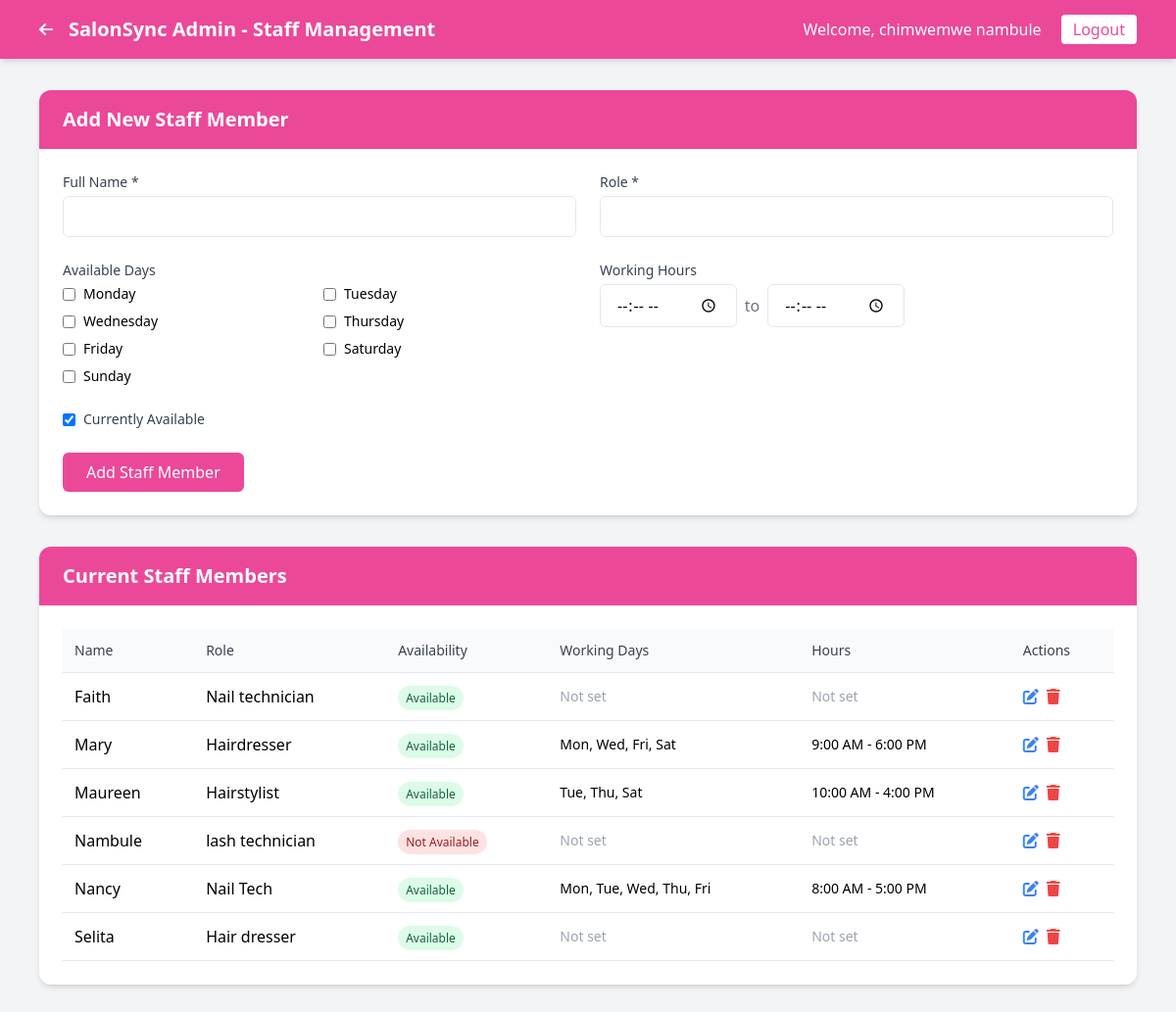
The page /admin/manage_staff.php (signed in) on the database its author committed.
### tables this page shows
CREATE TABLE `staff` (
  `id` int NOT NULL AUTO_INCREMENT,
  `name` varchar(100) NOT NULL,
  `role` varchar(100) NOT NULL,
  `available` tinyint(1) DEFAULT '1',
  `available_days` varchar(300) DEFAULT NULL,
  `start_time` time DEFAULT NULL,
  `end_time` time DEFAULT NULL,
  PRIMARY KEY (`id`)
);

### admin/manage_staff.php (the view, shortened to what this page needs)
<?php
require_once "../db.php";
$staff_result = $conn->query("SELECT * FROM staff ORDER BY name");
$days_of_week = ['Monday', 'Tuesday', 'Wednesday', 'Thursday', 'Friday', 'Saturday', 'Sunday'];
?>
<!DOCTYPE html>
<html lang="en">
<head>
  <script src="https://cdn.tailwindcss.com"></script>
  <link rel="stylesheet" href="https://cdnjs.cloudflare.com/ajax/libs/font-awesome/6.4.0/css/all.min.css">
</head>
<body class="bg-gray-100 min-h-screen">
  <header class="bg-pink-500 text-white py-4 shadow-md">
    <div class="max-w-6xl mx-auto px-4 flex justify-between items-center">
      <div class="flex items-center">
        <a href="dashboard.php" class="mr-4 text-white">
          <i class="fas fa-arrow-left"></i>
        </a>
        <h1 class="text-xl font-bold">SalonSync Admin - Staff Management</h1>
      </div>
      <div>
        <span class="mr-4">Welcome, <?= htmlspecialchars($_SESSION["admin_name"]) ?></span>
        <a href="logout.php" class="bg-white text-pink-500 px-3 py-1 rounded hover:bg-pink-100 transition">Logout</a>
      </div>
    </div>
  </header>
  <main class="max-w-6xl mx-auto px-4 py-8">
    <div class="bg-white rounded-xl shadow-md overflow-hidden mb-8">
      <div class="bg-pink-500 text-white px-6 py-4">
        <h2 class="text-xl font-semibold">Add New Staff Member</h2>
      </div>
      <div class="p-6">
        <form method="POST" class="grid grid-cols-1 md:grid-cols-2 gap-6">
          <div>
            <label class="block text-sm font-medium text-gray-700 mb-1">Full Name *</label>
            <input type="text" name="name" required class="w-full px-4 py-2 border rounded-md focus:ring-pink-500 focus:border-pink-500">
          </div>
          <div>
            <label class="block text-sm font-medium text-gray-700 mb-1">Role *</label>
            <input type="text" name="role" required class="w-full px-4 py-2 border rounded-md focus:ring-pink-500 focus:border-pink-500">
          </div>
          <div>
            <label class="block text-sm font-medium text-gray-700 mb-1">Available Days</label>
            <div class="grid grid-cols-2 gap-2">
              <?php foreach ($days_of_week as $day): ?>
                <label class="flex items-center">
                  <input type="checkbox" name="available_days[]" value="<?= $day ?>" class="mr-2">
                  <span class="text-sm"><?= $day ?></span>
                </label>
              <?php endforeach; ?>
            </div>
          </div>
          <div>
            <label class="block text-sm font-medium text-gray-700 mb-1">Working Hours</label>
            <div class="flex items-center space-x-2">
              <input type="time" name="start_time" class="px-4 py-2 border rounded-md focus:ring-pink-500 focus:border-pink-500">
              <span class="text-gray-500">to</span>
              <input type="time" name="end_time" class="px-4 py-2 border rounded-md focus:ring-pink-500 focus:border-pink-500">
            </div>
          </div>
          <div class="flex items-center">
            <label class="flex items-center">
              <input type="checkbox" name="available" checked class="mr-2">
              <span class="text-sm font-medium text-gray-700">Currently Available</span>
            </label>
          </div>
          <div class="md:col-span-2">
            <button type="submit" name="add_staff" class="bg-pink-500 text-white px-6 py-2 rounded-md hover:bg-pink-600 transition">
              Add Staff Member
            </button>
          </div>
        </form>
      </div>
    </div>
    <div class="bg-white rounded-xl shadow-md overflow-hidden">
      <div class="bg-pink-500 text-white px-6 py-4">
        <h2 class="text-xl font-semibold">Current Staff Members</h2>
      </div>
      <div class="p-6">
        <?php if ($staff_result->num_rows > 0): ?>
          <div class="overflow-x-auto">
            <table class="w-full border-collapse">
              <thead>
                <tr class="bg-gray-50">
                  <th class="border-b p-3 text-left text-sm font-medium text-gray-700">Name</th>
                  <th class="border-b p-3 text-left text-sm font-medium text-gray-700">Role</th>
                  <th class="border-b p-3 text-left text-sm font-medium text-gray-700">Availability</th>
                  <th class="border-b p-3 text-left text-sm font-medium text-gray-700">Working Days</th>
                  <th class="border-b p-3 text-left text-sm font-medium text-gray-700">Hours</th>
                  <th class="border-b p-3 text-left text-sm font-medium text-gray-700">Actions</th>
                </tr>
              </thead>
              <tbody>
                <?php while ($staff = $staff_result->fetch_assoc()):
                  $available_days = $staff['available_days'] ? explode(',', $staff['available_days']) : [];
                  $start_time = $staff['start_time'] ? date('g:i A', strtotime($staff['start_time'])) : '';
                  $end_time = $staff['end_time'] ? date('g:i A', strtotime($staff['end_time'])) : '';
                ?>
                  <tr class="hover:bg-gray-50">
                    <td class="border-b p-3"><?= htmlspecialchars($staff['name']) ?></td>
                    <td class="border-b p-3"><?= htmlspecialchars($staff['role']) ?></td>
                    <td class="border-b p-3">
                      <span class="px-2 py-1 rounded-full text-xs <?= $staff['available'] ? 'bg-green-100 text-green-800' : 'bg-red-100 text-red-800' ?>">
                        <?= $staff['available'] ? 'Available' : 'Not Available' ?>
                      </span>
                    </td>
                    <td class="border-b p-3 text-sm">
                      <?php if (!empty($available_days)): ?>
                        <?= implode(', ', $available_days) ?>
                      <?php else: ?>
                        <span class="text-gray-400">Not set</span>
                      <?php endif; ?>
                    </td>
                    <td class="border-b p-3 text-sm">
                      <?php if ($start_time && $end_time): ?>
                        <?= $start_time ?> - <?= $end_time ?>
                      <?php else: ?>
                        <span class="text-gray-400">Not set</span>
                      <?php endif; ?>
                    </td>
                    <td class="border-b p-3">
                      <div class="flex space-x-2">
                        <button onclick="openEditModal(<?= htmlspecialchars(json_encode($staff), ENT_QUOTES, 'UTF-8') ?>)"
                                class="text-blue-500 hover:text-blue-700">
                          <i class="fas fa-edit"></i>
                        </button>
                        <a href="?delete=<?= $staff['id'] ?>"
                           onclick="return confirm('Are you sure you want to delete this staff member?')"
                           class="text-red-500 hover:text-red-700">
                          <i class="fas fa-trash"></i>
                        </a>
                      </div>
                    </td>
                  </tr>
                <?php endwhile; ?>
              </tbody>
            </table>
          </div>
        <?php else: ?>
          <p class="text-center text-gray-500 py-6">No staff members found. Add your first staff member above.</p>
        <?php endif; ?>
      </div>
    </div>
  </main>
</body>
</html>

### rows shown on the page
staff: name "Faith", role "Nail technician", available "Available", shows "Not set"
staff: name "Mary", role "Hairdresser", available "Available", available_days "Mon, Wed, Fri, Sat", start_time "9:00 AM", end_time "6:00 PM"
staff: name "Maureen", role "Hairstylist", available "Available", available_days "Tue, Thu, Sat", start_time "10:00 AM", end_time "4:00 PM"
staff: name "Nambule", role "lash technician", available "Not Available", shows "Not set"
staff: name "Nancy", role "Nail Tech", available "Available", available_days "Mon, Tue, Wed, Thu, Fri", start_time "8:00 AM", end_time "5:00 PM"
staff: name "Selita", role "Hair dresser", available "Available", shows "Not set"

### other values the page prints
$_SESSION["admin_name"] "chimwemwe nambule"
$day "Monday"
$day "Tuesday"
$day "Wednesday"
$day "Thursday"
$day "Friday"
$day "Saturday"
$day "Sunday"
